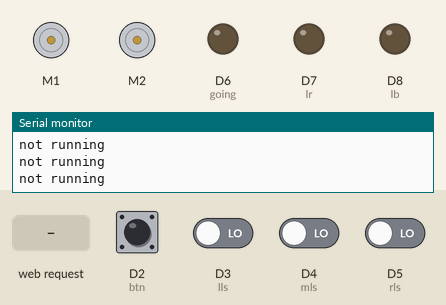
Simulated run of this sketch. Board: Arduino MKR. Shown: 2 × DC motor (green arrow = forward, orange = backward, longer = faster), output pins drawn as LEDs (lit = HIGH), the last lines printed to the serial monitor. Inputs (shaded band) come from the test bench; at power-on: D2 (btn), D3 (lls), D4 (mls), D5 (rls) LOW. WiFi joins after 1.5 s; servers stay silent unless stated.

Above: at 12.7 s.
12.8 s: D2 (btn) pulled HIGH for 0.15 s
At 14.0 s:
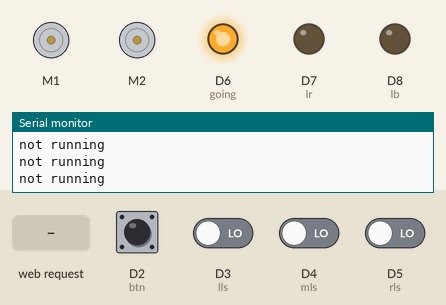
14.4 s: HTTP request GET /Forward received
At 15.2 s:
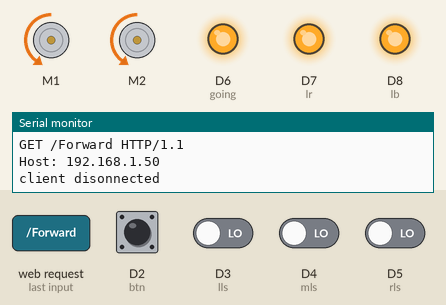
15.9 s: HTTP request GET /Right received
At 16.3 s:
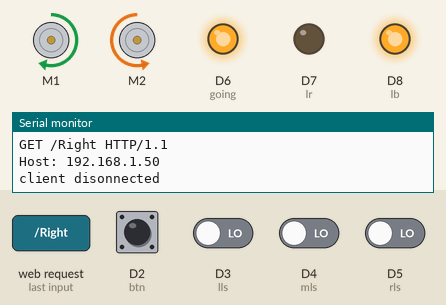
17.4 s: HTTP request GET /Left received
At 18.6 s:
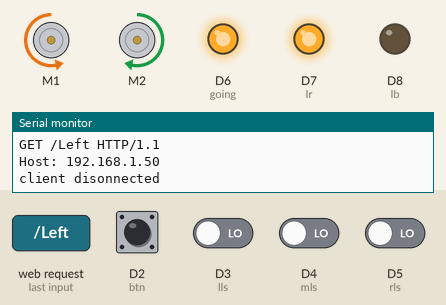
18.9 s: D2 (btn) pulled HIGH for 1 s
At 19.8 s:
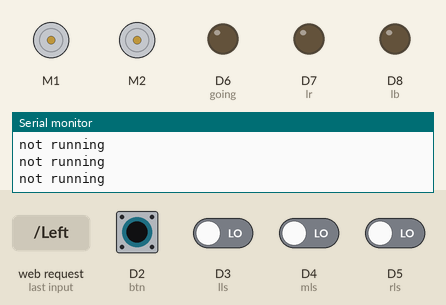
Timing chart, 0 to 21.9 s (numbered marks = the images above; inputs shaded):
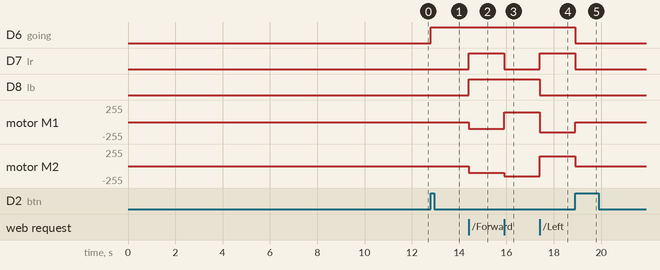

The sketch:

wificontrol.ino
```cpp
#include<Adafruit_MotorShield.h>
#include <SPI.h>
#include <WiFiNINA.h>

#include "arduino_secrets.h"

Adafruit_MotorShield AFMS = Adafruit_MotorShield();

Adafruit_DCMotor *left_motor = AFMS.getMotor(1);
Adafruit_DCMotor *right_motor = AFMS.getMotor(2);
//=======================WIFI========
///////please enter your sensitive data in the Secret tab/arduino_secrets.h
char ssid[] = SECRET_SSID;        // your network SSID (name)
char pass[] = SECRET_PASS;    // your network password (use for WPA, or use as key for WEP)
int keyIndex = 0;                 // your network key Index number (needed only for WEP)

int status = WL_IDLE_STATUS;
WiFiServer server(80);
//===============END_WIFI===========
//test LEDs
const int going = 6;
const int lr = 7;
const int lb = 8;

//pins
const int btn=2; //start/stop button
const int lls = 3; //line sensors
const int mls = 4;
const int rls = 5;

bool running=false;

void setup() {
  // put your setup code here, to run once:

  AFMS.begin();

  Serial.begin(9600);
  pinMode(lls, INPUT);
  pinMode(mls, INPUT);
  pinMode(rls, INPUT);
  pinMode(btn, INPUT);
  attachInterrupt(digitalPinToInterrupt(btn), blink, RISING);
  pinMode(going, OUTPUT);
  pinMode(lr, OUTPUT);
  pinMode(lb, OUTPUT);

//=======================WIFI==========================================================================================
  Serial.begin(9600);      // initialize serial communication
  //pinMode(redLED, OUTPUT);
  //pinMode(yellowLED, OUTPUT);
  //pinMode(greenLED, OUTPUT);      // set the LED pin mode

  // check for the WiFi module:
  if (WiFi.status() == WL_NO_MODULE) {
    Serial.println("Communication with WiFi module failed!");
    // don't continue
    while (true);
   }

  String fv = WiFi.firmwareVersion();
  if (fv < WIFI_FIRMWARE_LATEST_VERSION) {
    Serial.println("Please upgrade the firmware");
  }

  // attempt to connect to Wifi network:
  while (status != WL_CONNECTED) {
    Serial.print("Attempting to connect to Network named: ");
    Serial.println(ssid);                   // print the network name (SSID);

    // Connect to WPA/WPA2 network. Change this line if using open or WEP network:
    status = WiFi.begin(ssid, pass);
    // wait 10 seconds for connection:
    delay(10000);
  }
  server.begin();                           // start the web server on port 80
  printWifiStatus();                        // you're connected now, so print out the status

  //===============END_WIFI=====================================================================================
}

void blink() {
  running = !running;
}

void loop() {
  // put your main code here, to run repeatedly:
  if(!running){
      left_motor -> run(RELEASE);
      right_motor -> run(RELEASE);
      digitalWrite(going, LOW);
      digitalWrite(lr, LOW);
      digitalWrite(lb, LOW);
      Serial.println("not running");
      delay(100);//TODO not quite good
  }

  while(running){
    digitalWrite(going, HIGH);
    //=======================WIFI====================================================================================================
    WiFiClient client = server.available();   // listen for incoming clients

    if (client) {                             // if you get a client,
      Serial.println("new client");           // print a message out the serial port
      String currentLine = "";                // make a String to hold incoming data from the client
      while (client.connected()) {            // loop while the client's connected
        if (client.available()) {             // if there's bytes to read from the client,
          char c = client.read();             // read a byte, then
          Serial.write(c);                    // print it out the serial monitor
          if (c == '\n') {                    // if the byte is a newline character

            // if the current line is blank, you got two newline characters in a row.
            // that's the end of the client HTTP request, so send a response:
            if (currentLine.length() == 0) {
              showWebPage(client);
              // break out of the while loop:
              break;
            } else {    // if you got a newline, then clear currentLine:
              currentLine = "";
            }
          } else if (c != '\r') {  // if you got anything else but a carriage return character,
            currentLine += c;      // add it to the end of the currentLine
          }

          // Check to see if the client request was "GET /H" or "GET /L":
          performRequest(currentLine);
        }
      }
      // close the connection:
      client.stop();
      Serial.println("client disonnected");
    }
    //==============================END_WIFI======================================================================================
  }
  /*
  while(running){
    long start = millis();
    long end = start;

    while((end - start) < 1000){
      line_following(left_motor,right_motor,lls,mls,rls);
      end = millis();
    }
  }*/

}
//==============WIFI_FUNCTIONS================================================================================
void printWifiStatus() {
  // print the SSID of the network you're attached to:
  Serial.print("SSID: ");
  Serial.println(WiFi.SSID());

  // print your board's IP address:
  IPAddress ip = WiFi.localIP();
  Serial.print("IP Address: ");
  Serial.println(ip);

  // print the received signal strength:
  long rssi = WiFi.RSSI();
  Serial.print("signal strength (RSSI):");
  Serial.print(rssi);
  Serial.println(" dBm");
  // print where to go in a browser:
  Serial.print("To see this page in action, open a browser to http://");
  Serial.println(ip);
}

void showWebPage(WiFiClient client) {
  // HTTP headers always start with a response code (e.g. HTTP/1.1 200 OK)
  // and a content-type so the client knows what's coming, then a blank line:
  client.println("HTTP/1.1 200 OK");
  client.println("Content-type:text/html");
  client.println();

  // the content of the HTTP response follows the header:
  client.println("<h1>Arduino Remote Control</h1>");
  client.println("<table border=1 style='text-align:center'>");
  client.println("<tr><th>Component</th><th>Status</th><th>Control</th></tr>");

  // LEFT sensor
  client.print("<tr><td>Left sensor</td><td>");
  if (digitalRead(lls)) {
    client.print("<font style='color:red;'>OFF</font>");
  } else {
    client.print("<font style='color:green;'>ON</font>");
  }
  client.println("</td><td><a href='/Left sensor/off'>OFF</a> / <a href='/Left sensor/on'>ON</a></td></tr>");

  // MIDDLE sensor
  client.print("<tr><td>Middle sensor</td><td>");
  if (digitalRead(mls)) {
    client.print("<font style='color:red;'>OFF</font>");
  } else {
    client.print("<font style='color:green;'>ON</font>");
  }
  client.println("</td><td><a href='/Middle sensor/off'>OFF</a> / <a href='/Middle sensor/on'>ON</a></td></tr>");

  // RIGHT sensor
  client.print("<tr><td>Right sensor</td><td>");
  if (digitalRead(rls)) {
    client.print("<font style='color:red;'>OFF</font>");
  } else {
    client.print("<font style='color:green;'>ON</font>");
  }
  client.println("</td><td><a href='/Right sensor/off'>OFF</a> / <a href='/Right sensor/on'>ON</a></td></tr>");

  //CONTROL
  client.print("<tr><td><a href='/Forward'>FORWARD</a></td>");
  client.print("<td><a href='/Stop'>STOP</a></td>");
  client.print("<td><a href='/Right'>RIGHT</a></td>");
  client.println("<td><a href='/Left'>LEFT</a></td></tr>");

  client.println("</table>");

  // The HTTP response ends with another blank line
  client.println();
}

void performRequest(String line) {
  if(running){
    if (line.endsWith("GET /Forward")) {
      left_motor -> setSpeed(100);
      right_motor -> setSpeed(100);
      left_motor -> run(BACKWARD);
      right_motor -> run(BACKWARD);
      digitalWrite(lr, HIGH);
      digitalWrite(lb, HIGH);

    } else if (line.endsWith("GET /Stop")) {
      left_motor -> run(RELEASE);
      right_motor -> run(RELEASE);
      digitalWrite(lr, LOW);
      digitalWrite(lb, LOW);

    } else if (line.endsWith("GET /Right")) {
      left_motor -> setSpeed(150);
      right_motor -> setSpeed(150);
      left_motor -> run(FORWARD);
      right_motor -> run(BACKWARD);
      digitalWrite(lr, LOW);
      digitalWrite(lb, HIGH);

    } else if (line.endsWith("GET /Left")) {
      left_motor -> setSpeed(150);
      right_motor -> setSpeed(150);
      left_motor -> run(BACKWARD);
      right_motor -> run(FORWARD);
      digitalWrite(lr, HIGH);
      digitalWrite(lb, LOW);
    }
  }
}
```

arduino_secrets.h
```cpp
#define SECRET_SSID "Honor 7A"
#define SECRET_PASS ""
```

Measured:
- after the input at 12.8 s, D6 (going): LOW → HIGH at once
- after the input at 14.4 s, D7 (lr), D8 (lb): LOW → HIGH at once; motor M1, motor M2: stopped → backward 100/255 at once
- after the input at 15.9 s, D7 (lr): HIGH → LOW at once; motor M1: backward 100/255 → forward 150/255 at once; motor M2: backward 100/255 → backward 150/255 at once
- after the input at 17.4 s, D7 (lr): LOW → HIGH at once; D8 (lb): HIGH → LOW at once; motor M1: forward 150/255 → backward 150/255 at once; motor M2: backward 150/255 → forward 150/255 at once
- after the input at 18.9 s, D6 (going), D7 (lr): HIGH → LOW at once; motor M1: backward 150/255 → stopped at once; motor M2: forward 150/255 → stopped at once
